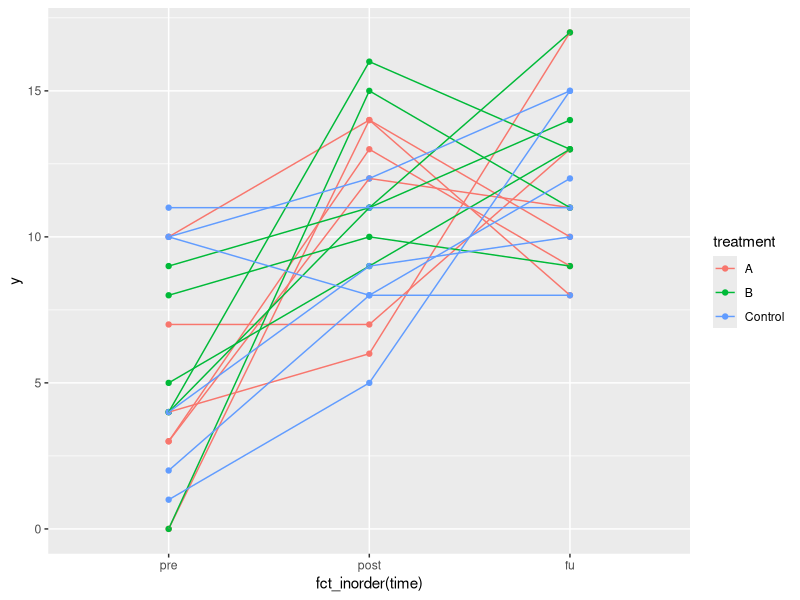
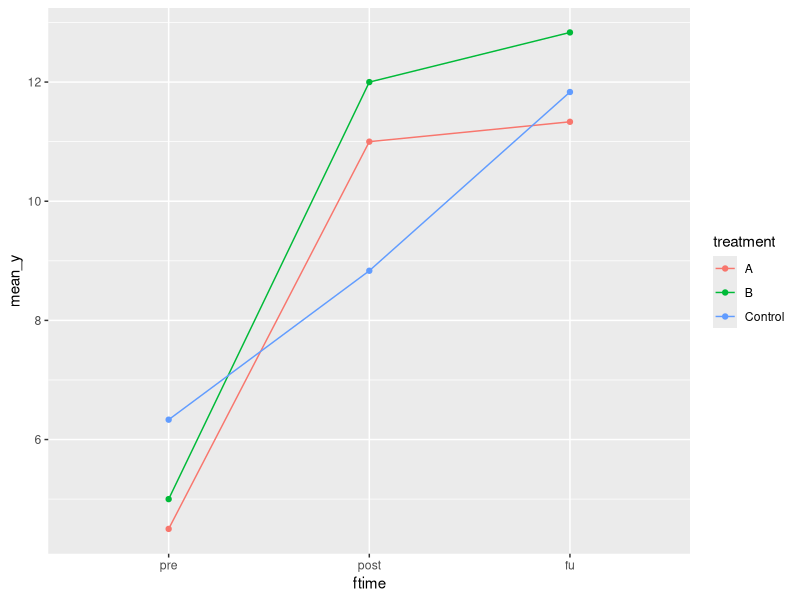

Write R code to recreate these figures, in order.
## ---- chunk 1
library(tidyverse)
## ---- chunk 2
pigs <- read_table("pigs1.txt")
pigs
## ---- chunk 3
pigs
pigs %>% pivot_longer(-pig, names_to="feed", 
                      values_to="weight") -> pigs_longer
## ---- chunk 4
pigs_longer %>% 
  pivot_wider(names_from=feed, values_from=weight)
## ---- chunk 5
pigs_longer %>% 
  pivot_wider(names_from=pig, values_from=weight)
## ---- chunk 6
prevalence <- read_table("disease.txt")
prevalence
## ---- chunk 7
prevalence %>% 
  pivot_longer(-Species, names_to = "column", 
               values_to = "freq") %>% 
  separate(column, into = c("disease", "location"))
## ---- chunk 8
prevalence %>% 
  pivot_longer(-Species, names_to=c("disease", "location"),
               names_sep="_", values_to="frequency")%>% 
  arrange(Species, location, disease) -> prevalence_longer
prevalence_longer
## ---- chunk 9
prevalence_longer %>% 
  pivot_wider(names_from=c(Species, location), values_from=frequency)
## ---- chunk 10
prevalence_longer %>% 
  pivot_wider(names_from=location, values_from=frequency)
## ---- chunk 11
pigs_longer
pigs_longer %>% 
  group_by(feed) %>% 
  summarize(weight_mean=mean(weight))
## ---- chunk 12
pigs_longer %>% 
  group_by(feed) %>% 
  summarize(r=quantile(weight, c(0.25, 0.75)))
## ---- chunk 13
pigs_longer %>% 
  group_by(feed) %>% 
  summarize(r=list(quantile(weight, c(0.25, 0.75)))) %>% 
  unnest(r)
## ---- chunk 14
quantile(pigs_longer$weight, c(0.25, 0.75))
enframe(quantile(pigs_longer$weight, c(0.25, 0.75)))
## ---- chunk 15
pigs_longer %>% 
  group_by(feed) %>% 
  summarize(r=list(enframe(quantile(weight, c(0.25, 0.75))))) %>% 
  unnest(r) %>% 
  pivot_wider(names_from=name, values_from=value) 
## ---- chunk 16
repmes0 <- read_table2("repmes.txt")
repmes0 %>% mutate(id=str_c(treatment, ".", rep)) %>% 
  select(-rep) %>% 
  select(id, everything()) -> repmes
repmes
## ---- chunk 17
repmes %>% pivot_longer(contains("_"),
                        names_to=c("time", "var"),
                        names_sep="_"
                         )
## ---- chunk 18
repmes %>% pivot_longer(contains("_"),
                        names_to=c("time", ".value"),
                        names_sep="_"
                        ) -> repmes3
repmes3
## ---- chunk 19
ggplot(repmes3, aes(x=fct_inorder(time), y=y, 
                    colour=treatment, group=id)) +
  geom_point() + geom_line()
## ---- chunk 20
repmes3 %>% group_by(treatment, ftime=fct_inorder(time)) %>% 
  summarize(mean_y=mean(y)) %>% 
  ggplot(aes(x=ftime, y=mean_y, colour=treatment, group=treatment)) + 
    geom_point() + geom_line() -> g
## ---- chunk 21
g
